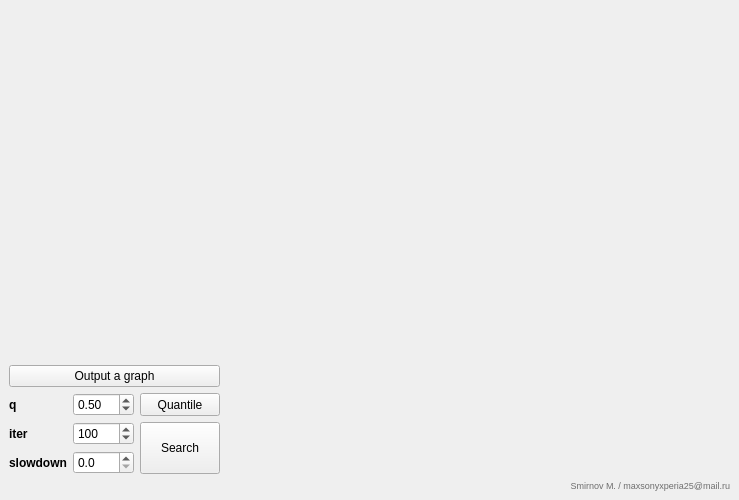
<?xml version="1.0" encoding="UTF-8"?>
<ui version="4.0">
 <class>MainWindow</class>
 <widget class="QMainWindow" name="MainWindow">
  <property name="geometry">
   <rect>
    <x>0</x>
    <y>0</y>
    <width>739</width>
    <height>500</height>
   </rect>
  </property>
  <property name="windowTitle">
   <string>MainWindow</string>
  </property>
  <widget class="QWidget" name="centralwidget">
   <layout class="QVBoxLayout" name="verticalLayout">
    <item>
     <layout class="QHBoxLayout" name="horizontalLayout">
      <item>
       <widget class="QCustomPlot" name="widget" native="true">
        <property name="sizePolicy">
         <sizepolicy hsizetype="Expanding" vsizetype="Expanding">
          <horstretch>0</horstretch>
          <verstretch>0</verstretch>
         </sizepolicy>
        </property>
       </widget>
      </item>
      <item>
       <widget class="QCustomPlot" name="widget_2" native="true">
        <property name="sizePolicy">
         <sizepolicy hsizetype="Expanding" vsizetype="Expanding">
          <horstretch>0</horstretch>
          <verstretch>0</verstretch>
         </sizepolicy>
        </property>
       </widget>
      </item>
     </layout>
    </item>
    <item>
     <layout class="QGridLayout" name="gridLayout" rowstretch="0,0,0,0" columnstretch="0,0,0,0">
      <property name="sizeConstraint">
       <enum>QLayout::SetDefaultConstraint</enum>
      </property>
      <item row="0" column="0" colspan="3">
       <widget class="QPushButton" name="pushButton">
        <property name="sizePolicy">
         <sizepolicy hsizetype="Preferred" vsizetype="Fixed">
          <horstretch>0</horstretch>
          <verstretch>0</verstretch>
         </sizepolicy>
        </property>
        <property name="text">
         <string>Output a graph</string>
        </property>
       </widget>
      </item>
      <item row="3" column="1">
       <widget class="QDoubleSpinBox" name="doubleSpinBox_2">
        <property name="decimals">
         <number>1</number>
        </property>
        <property name="maximum">
         <double>10.000000000000000</double>
        </property>
        <property name="singleStep">
         <double>0.500000000000000</double>
        </property>
        <property name="value">
         <double>0.000000000000000</double>
        </property>
       </widget>
      </item>
      <item row="1" column="2">
       <widget class="QPushButton" name="pushButton_2">
        <property name="sizePolicy">
         <sizepolicy hsizetype="Preferred" vsizetype="Preferred">
          <horstretch>0</horstretch>
          <verstretch>0</verstretch>
         </sizepolicy>
        </property>
        <property name="text">
         <string>Quantile</string>
        </property>
       </widget>
      </item>
      <item row="1" column="3">
       <widget class="QLabel" name="label">
        <property name="sizePolicy">
         <sizepolicy hsizetype="Expanding" vsizetype="Minimum">
          <horstretch>0</horstretch>
          <verstretch>0</verstretch>
         </sizepolicy>
        </property>
        <property name="text">
         <string/>
        </property>
       </widget>
      </item>
      <item row="2" column="2" rowspan="2">
       <widget class="QPushButton" name="pushButton_3">
        <property name="sizePolicy">
         <sizepolicy hsizetype="Preferred" vsizetype="Preferred">
          <horstretch>0</horstretch>
          <verstretch>0</verstretch>
         </sizepolicy>
        </property>
        <property name="text">
         <string>Search</string>
        </property>
       </widget>
      </item>
      <item row="2" column="1">
       <widget class="QSpinBox" name="spinBox">
        <property name="maximum">
         <number>10000</number>
        </property>
        <property name="singleStep">
         <number>10</number>
        </property>
        <property name="value">
         <number>100</number>
        </property>
       </widget>
      </item>
      <item row="2" column="0">
       <widget class="QLabel" name="label_3">
        <property name="font">
         <font>
          <pointsize>9</pointsize>
          <weight>75</weight>
          <bold>true</bold>
         </font>
        </property>
        <property name="text">
         <string>iter</string>
        </property>
        <property name="margin">
         <number>0</number>
        </property>
       </widget>
      </item>
      <item row="1" column="1">
       <widget class="QDoubleSpinBox" name="doubleSpinBox">
        <property name="sizePolicy">
         <sizepolicy hsizetype="Minimum" vsizetype="Fixed">
          <horstretch>0</horstretch>
          <verstretch>0</verstretch>
         </sizepolicy>
        </property>
        <property name="maximum">
         <double>1.000000000000000</double>
        </property>
        <property name="singleStep">
         <double>0.100000000000000</double>
        </property>
        <property name="value">
         <double>0.500000000000000</double>
        </property>
       </widget>
      </item>
      <item row="3" column="0">
       <widget class="QLabel" name="label_4">
        <property name="font">
         <font>
          <pointsize>9</pointsize>
          <weight>75</weight>
          <bold>true</bold>
         </font>
        </property>
        <property name="text">
         <string>slowdown</string>
        </property>
        <property name="margin">
         <number>0</number>
        </property>
       </widget>
      </item>
      <item row="1" column="0">
       <widget class="QLabel" name="label_2">
        <property name="font">
         <font>
          <pointsize>9</pointsize>
          <weight>75</weight>
          <bold>true</bold>
         </font>
        </property>
        <property name="text">
         <string>q</string>
        </property>
        <property name="margin">
         <number>0</number>
        </property>
       </widget>
      </item>
     </layout>
    </item>
    <item>
     <widget class="QLabel" name="label_5">
      <property name="font">
       <font>
        <pointsize>7</pointsize>
       </font>
      </property>
      <property name="styleSheet">
       <string notr="true">color:rgb(109, 109, 109);</string>
      </property>
      <property name="text">
       <string>Smirnov M. / maxsonyxperia25@mail.ru</string>
      </property>
      <property name="alignment">
       <set>Qt::AlignRight|Qt::AlignTrailing|Qt::AlignVCenter</set>
      </property>
     </widget>
    </item>
   </layout>
  </widget>
 </widget>
 <customwidgets>
  <customwidget>
   <class>QCustomPlot</class>
   <extends>QWidget</extends>
   <header>qcustomplot.h</header>
   <container>1</container>
  </customwidget>
 </customwidgets>
 <resources/>
 <connections/>
</ui>
